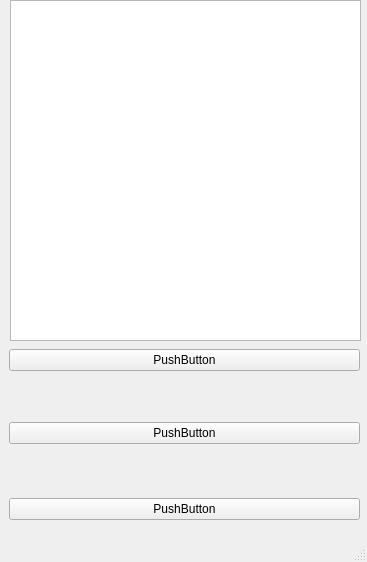
<?xml version="1.0" encoding="UTF-8"?>
<ui version="4.0">
 <class>MainWindow</class>
 <widget class="QMainWindow" name="MainWindow">
  <property name="geometry">
   <rect>
    <x>0</x>
    <y>0</y>
    <width>367</width>
    <height>562</height>
   </rect>
  </property>
  <property name="windowTitle">
   <string>MainWindow</string>
  </property>
  <widget class="QWidget" name="centralwidget">
   <widget class="QWidget" name="verticalLayoutWidget">
    <property name="geometry">
     <rect>
      <x>10</x>
      <y>0</y>
      <width>351</width>
      <height>341</height>
     </rect>
    </property>
    <layout class="QVBoxLayout" name="verticalLayout">
     <item>
      <widget class="QPlainTextEdit" name="plainTextEdit"/>
     </item>
    </layout>
   </widget>
   <widget class="QWidget" name="verticalLayoutWidget_2">
    <property name="geometry">
     <rect>
      <x>9</x>
      <y>349</y>
      <width>351</width>
      <height>171</height>
     </rect>
    </property>
    <layout class="QVBoxLayout" name="verticalLayout_3">
     <item>
      <widget class="QPushButton" name="pushButton_2">
       <property name="text">
        <string>PushButton</string>
       </property>
      </widget>
     </item>
     <item>
      <spacer name="verticalSpacer">
       <property name="orientation">
        <enum>Qt::Vertical</enum>
       </property>
       <property name="sizeHint" stdset="0">
        <size>
         <width>20</width>
         <height>48</height>
        </size>
       </property>
      </spacer>
     </item>
     <item>
      <widget class="QPushButton" name="pushButton">
       <property name="text">
        <string>PushButton</string>
       </property>
      </widget>
     </item>
     <item>
      <spacer name="horizontalSpacer">
       <property name="orientation">
        <enum>Qt::Horizontal</enum>
       </property>
       <property name="sizeHint" stdset="0">
        <size>
         <width>348</width>
         <height>48</height>
        </size>
       </property>
      </spacer>
     </item>
     <item>
      <widget class="QPushButton" name="pushButton_3">
       <property name="text">
        <string>PushButton</string>
       </property>
      </widget>
     </item>
    </layout>
   </widget>
  </widget>
  <widget class="QMenuBar" name="menubar">
   <property name="geometry">
    <rect>
     <x>0</x>
     <y>0</y>
     <width>367</width>
     <height>21</height>
    </rect>
   </property>
  </widget>
  <widget class="QStatusBar" name="statusbar"/>
 </widget>
 <resources/>
 <connections/>
</ui>
